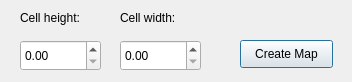
<?xml version="1.0" encoding="UTF-8"?>
<ui version="4.0">
 <class>sizeMapDialog</class>
 <widget class="QDialog" name="sizeMapDialog">
  <property name="geometry">
   <rect>
    <x>0</x>
    <y>0</y>
    <width>352</width>
    <height>82</height>
   </rect>
  </property>
  <property name="windowTitle">
   <string>Dialog</string>
  </property>
  <widget class="QLabel" name="label">
   <property name="geometry">
    <rect>
     <x>20</x>
     <y>10</y>
     <width>81</width>
     <height>16</height>
    </rect>
   </property>
   <property name="text">
    <string>Cell height:</string>
   </property>
  </widget>
  <widget class="QLabel" name="label_2">
   <property name="geometry">
    <rect>
     <x>120</x>
     <y>10</y>
     <width>81</width>
     <height>16</height>
    </rect>
   </property>
   <property name="text">
    <string>Cell width:</string>
   </property>
  </widget>
  <widget class="QDoubleSpinBox" name="cellheight">
   <property name="geometry">
    <rect>
     <x>20</x>
     <y>40</y>
     <width>81</width>
     <height>31</height>
    </rect>
   </property>
  </widget>
  <widget class="QDoubleSpinBox" name="cellwidth">
   <property name="geometry">
    <rect>
     <x>120</x>
     <y>40</y>
     <width>81</width>
     <height>31</height>
    </rect>
   </property>
  </widget>
  <widget class="QPushButton" name="CreateMaButton">
   <property name="geometry">
    <rect>
     <x>240</x>
     <y>40</y>
     <width>93</width>
     <height>28</height>
    </rect>
   </property>
   <property name="text">
    <string>Create Map</string>
   </property>
  </widget>
 </widget>
 <resources/>
 <connections/>
</ui>
